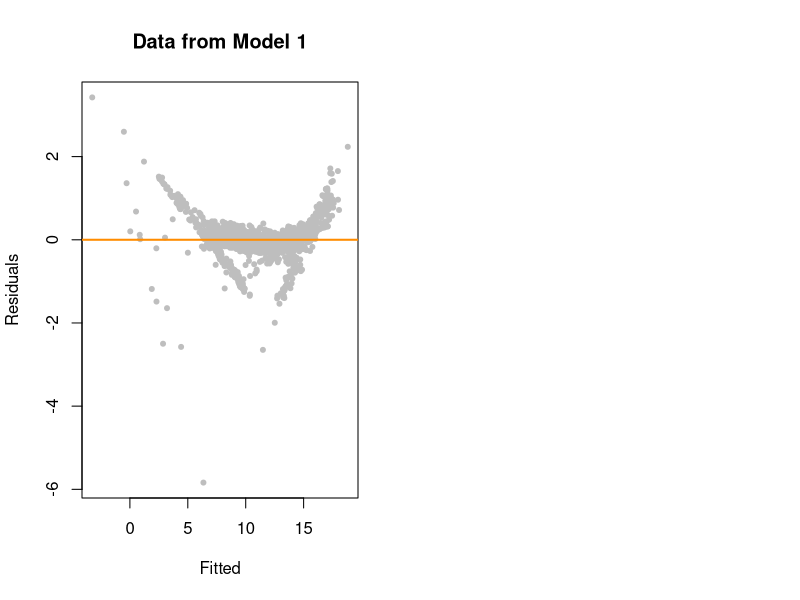

The R script that drew this image: (Note: this script raises an error after producing the figure.)
#Load necessary libraries
library(zoo)
library(lmtest)
library(MASS)
library(carData)
library(car)
library(lattice)
library(ggplot2)
library(caret)
library(pls)
library(caret)
library(dplyr)

#Setting a variable for the data
#Model - all predictors are standardized
#Model2 - response variable is standardized
#Model3 - zero depletion rates are omitted, i.e. zero kerflow, deprate is not standardized
Model = read.csv("SaltDepRateData3.csv")
DepFit=lm((DepRate)~.,data=Model)
summary(DepFit)
par (mfrow=c(1,2))
plot(fitted(DepFit), resid(DepFit), col = "grey", pch = 20,
     xlab = "Fitted", ylab = "Residuals", main = "Data from Model 1")
abline(h = 0, col = "darkorange", lwd = 2)

par(mfrow=c(1,2))
x=log1p((Model3$DepRate))
y=(Model3$DepRate)
hist(x)
hist(y)

qqnorm(Model3$DepRate)
qqline(Model3$DepRate, col="dodgerblue", lwd="3")
qqnorm(log1p(Model3$DepRate))
qqline(log1p(Model3$DepRate), col="dodgerblue", lwd="3")
